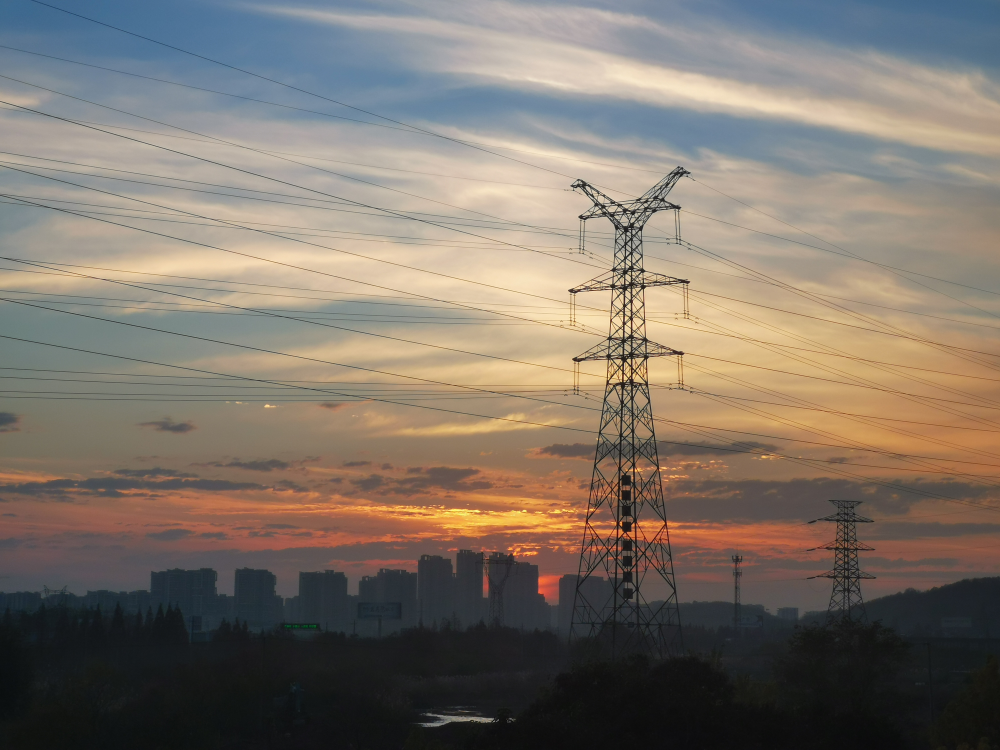
%> input picture IMG_20231208_165218.jpg, 4000 x 3000 px (shown at 1/4 size)
$ octave exp8.m   (GNU Octave 9; MATLAB toolbox functions it lacks are replaced by stand-ins)
%> lines starting %> are read from the running program, lines starting %| are printed output that depends on the picture
%% 实验八：图像平滑实验
clear; close all; clc;
fprintf('=== 图像平滑实验 ===\n\n');

%% 1. 实验原理说明
fprintf('实验原理：\n');
fprintf('平滑滤波的目的是消除或尽量减少噪声，改善图像质量。\n');
fprintf('平滑本质上是低通滤波，允许低频信号通过，阻止高频噪声信号。\n');
fprintf('但图像边缘也处于高频部分，平滑处理往往会对图像边缘造成损坏。\n\n');

%% 2. 加载原始图像
fprintf('加载原始图像...\n');
original_img = imread("D:\University Work And Life\Detection & Identifying Technology\IMG_20231208_165218.jpg");

% 确保图像是灰度图像
if size(original_img, 3) == 3
    original_img = rgb2gray(original_img);
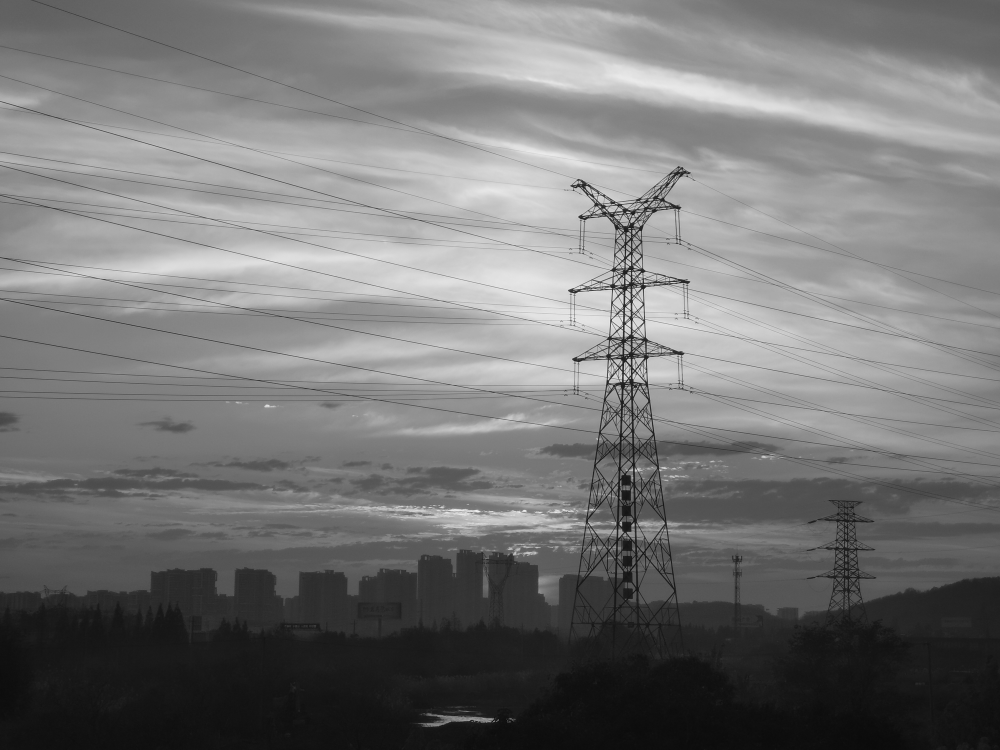
%> original_img: size 3000x4000 uint8 (shown at 1/4 size); min 0, max 249, mean 118
end

% 调整图像大小以加快处理速度
original_img = imresize(original_img, [256, 256]);
%> original_img: size 256x256 uint8

% 显示图像信息
[m, n] = size(original_img);
%> m = 256; n = 256
fprintf('图像尺寸: %d × %d 像素\n', m, n);
%| 图像尺寸: 256 × 256 像素

%% 3. 显示原始图像和频率分析
figure('Name', '原始图像与频率分析', 'Position', [100, 100, 1200, 600]);

% 原始图像
subplot(1, 2, 1);
imshow(original_img);
title('原始图像');

% 原始图像的傅里叶频谱
subplot(1, 2, 2);
F = fft2(double(original_img));
F_shift = fftshift(F);
magnitude_spectrum = log(abs(F_shift) + 1);
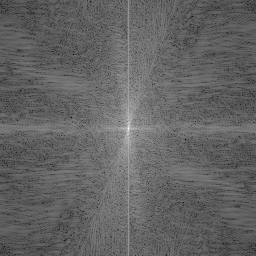
%> magnitude_spectrum: size 256x256 double; min 1.12, max 15.86, mean 6.88; drawn with min black and max white
imagesc(magnitude_spectrum);
colormap(gray);
title('原始图像傅里叶频谱');
colorbar;
axis image;

%% 4. 添加不同类型和强度的噪声
fprintf('\n添加不同类型和强度的噪声...\n');

% 低强度高斯噪声
noise_gaussian_low = imnoise(original_img, 'gaussian', 0, 0.005);
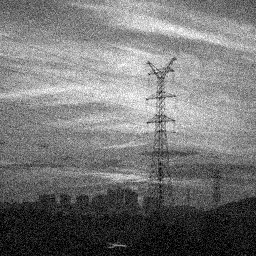
%> noise_gaussian_low: size 256x256 uint8; min 0, max 255, mean 118

% 高强度高斯噪声
noise_gaussian_high = imnoise(original_img, 'gaussian', 0, 0.02);
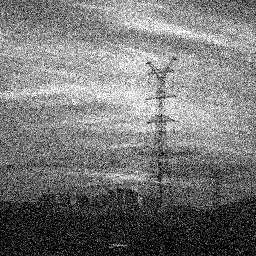
%> noise_gaussian_high: size 256x256 uint8; min 0, max 255, mean 118.9

% 低密度椒盐噪声
noise_salt_pepper_low = imnoise(original_img, 'salt & pepper', 0.02);

% 高密度椒盐噪声
noise_salt_pepper_high = imnoise(original_img, 'salt & pepper', 0.1);
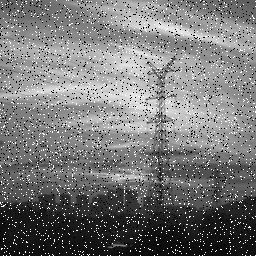
%> noise_salt_pepper_high: size 256x256 uint8; min 0, max 255, mean 119

% 显示噪声图像
figure('Name', '不同类型和强度的噪声图像', 'Position', [150, 150, 1200, 800]);

subplot(2, 2, 1);
imshow(noise_gaussian_low);
title('低强度高斯噪声 (方差=0.005)');

subplot(2, 2, 2);
imshow(noise_gaussian_high);
title('高强度高斯噪声 (方差=0.02)');

subplot(2, 2, 3);
imshow(noise_salt_pepper_low);
title('低密度椒盐噪声 (密度=0.02)');

subplot(2, 2, 4);
imshow(noise_salt_pepper_high);
title('高密度椒盐噪声 (密度=0.1)');

%% 5. 均值滤波（邻域平均滤波）
fprintf('\n使用均值滤波进行图像平滑...\n');

% 定义不同的窗口大小
mean_window_sizes = [3, 5, 7, 9];

% 对低强度高斯噪声应用均值滤波
figure('Name', '均值滤波效果（低强度高斯噪声）', 'Position', [100, 100, 1200, 800]);

for i = 1:length(mean_window_sizes)
    window_size = mean_window_sizes(i);

    % 使用自定义均值滤波函数
%> the run ends on the next line
    filtered_mean = mean_filter_custom(noise_gaussian_low, window_size);
% [595 lines not run here, left out]
function filtered_img = mean_filter_custom(img, window_size)
    % 均值滤波函数
    % 输入参数：
    %   img - 输入图像
    %   window_size - 窗口大小（奇数）
    % 输出参数：
    %   filtered_img - 滤波后的图像

    % 检查窗口大小是否为奇数
    if mod(window_size, 2) == 0
        error('窗口大小必须是奇数');
    end

    % 转换为double类型
    img_double = double(img);
    [rows, cols] = size(img_double);

    % 创建输出图像
    filtered_img = zeros(rows, cols);

    % 计算填充大小
    pad_size = floor(window_size / 2);

    % 对图像进行边界填充（使用镜像填充）
    img_padded = padarray(img_double, [pad_size, pad_size], 'symmetric');

    % 计算均值
    for i = 1:rows
        for j = 1:cols
            % 提取当前窗口
            window = img_padded(i:i+window_size-1, j:j+window_size-1);

            % 计算均值
            mean_value = mean(window(:));

            % 赋值给输出图像
            filtered_img(i, j) = mean_value;
        end
    end

    % 转换回uint8类型
    filtered_img = uint8(filtered_img);
end
